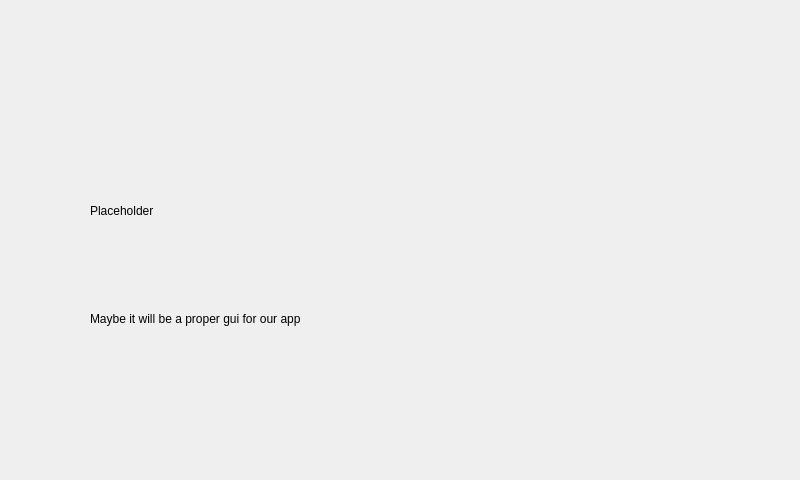
<?xml version="1.0" encoding="UTF-8"?>
<ui version="4.0">
 <class>MainWindow</class>
 <widget class="QMainWindow" name="MainWindow">
  <property name="geometry">
   <rect>
    <x>0</x>
    <y>0</y>
    <width>800</width>
    <height>480</height>
   </rect>
  </property>
  <property name="windowTitle">
   <string>MainWindow</string>
  </property>
  <widget class="QWidget" name="centralWidget">
   <widget class="QLabel" name="label">
    <property name="geometry">
     <rect>
      <x>90</x>
      <y>130</y>
      <width>611</width>
      <height>161</height>
     </rect>
    </property>
    <property name="text">
     <string>Placeholder</string>
    </property>
   </widget>
   <widget class="QLabel" name="label_2">
    <property name="geometry">
     <rect>
      <x>90</x>
      <y>310</y>
      <width>621</width>
      <height>17</height>
     </rect>
    </property>
    <property name="text">
     <string>Maybe it will be a proper gui for our app</string>
    </property>
   </widget>
  </widget>
 </widget>
 <layoutdefault spacing="6" margin="11"/>
 <resources/>
 <connections/>
</ui>
